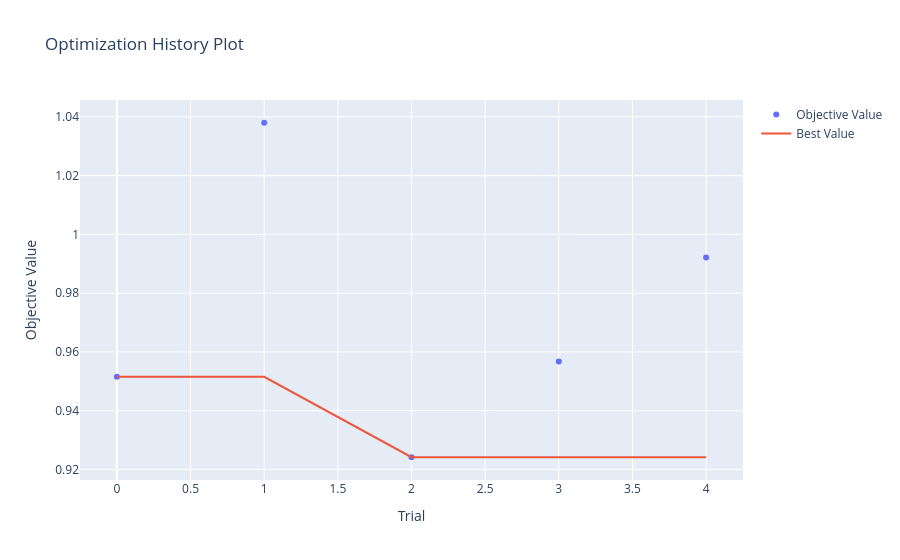

Write notebook code for a chart like this one.
### Code cell
optuna.visualization.plot_optimization_history(study)

### Figure 1 — Plotly figure (JSON) as saved in the notebook; plotly's stock layout.template omitted (floating-point values rounded to 4 significant figures)
{"data": [{"mode": "markers", "name": "Objective Value", "type": "scatter", "x": [0, 1, 2, 3, 4], "y": [0.9515, 1.038, 0.9242, 0.9567, 0.9921]}, {"mode": "lines", "name": "Best Value", "type": "scatter", "x": [0, 1, 2, 3, 4], "y": [0.9515, 0.9515, 0.9242, 0.9242, 0.9242]}, {"marker": {"color": "#cccccc"}, "mode": "markers", "name": "Infeasible Trial", "showlegend": false, "type": "scatter", "x": [], "y": []}], "layout": {"autosize": true, "title": {"text": "Optimization History Plot"}, "xaxis": {"autorange": true, "range": [-0.2517, 4.252], "title": {"text": "Trial"}, "type": "linear"}, "yaxis": {"autorange": true, "range": [0.9148, 1.047], "title": {"text": "Objective Value"}, "type": "linear"}}}
